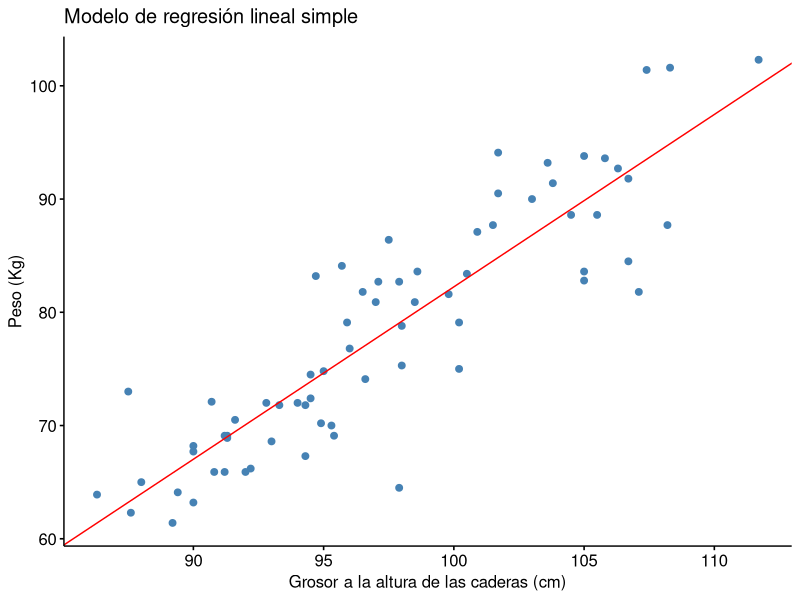

The R source for this figure: (Note: this script raises an error after producing the figure.)
## ---- chunk 1
# Cargo las librerías necesarias
if(!require(tidyr)) install.packages("tidyr")
if(!require(dplyr)) install.packages("dplyr")
if(!require(ggpubr)) install.packages("ggpubr")
if(!require(car)) install.packages("car")
if(!require(ggfortify)) install.packages("ggfortify")
## ---- chunk 2
# Leo los datos
datos <- read.csv2(file = "EP09 Datos.csv", stringsAsFactors = TRUE)
## ---- chunk 3
# Semilla a utilizar
set.seed(8935)

# Filtro los datos de hombres y selecciono 100 al azar
# Lo anterior debido a que la semilla es impar
datos_filtrados <- datos %>% filter(Gender == 1) %>% select(-Gender) %>% sample_n(100, replace = FALSE)

# Divido los datos en entrenamiento y prueba
datos_entrenamiento <- datos_filtrados[1:70, ]
datos_entrenamiento_rlm <- datos_entrenamiento
datos_prueba <- datos_filtrados[71:100, ]
## ---- chunk 4
# Seteo la semilla nuevamente
set.seed(8935)

# Ponemos en una tabla los datos de entrenamiento
variables <- colnames(datos_entrenamiento)

# Selecciono 8 variables al azar
predictores <- sample(variables, 8, replace = FALSE)

# Printeo los predictores seleccionados al azar
cat("Los predictores seleccionados al azar son:\n ")
cat (paste(predictores, collapse = "\n"))
## ---- chunk 5
datos_resto <- datos_entrenamiento %>% select(!all_of(predictores))

i_respuesta_resto <- which(colnames(datos_resto) == "Weight")

correlacion <- cor(datos_resto[-i_respuesta_resto], y = 
                     datos_resto[["Weight"]])

cat("Correlación con la variable respuesta:\n")
print(correlacion)

i_mejor <- which(correlacion == max(abs(correlacion)))
predictor <- rownames(correlacion)[i_mejor]

cat("Variable más correlacionada con la variable respuesta:", predictor, "\n")

## ---- chunk 6
# Filtro los datos para quedarme con las variables relevantes (Hip.Girth y Weight)
datos_entrenamiento <- datos_entrenamiento %>% select(Weight, Hip.Girth)

# Construyo el modelo
modelo <- lm(Weight ~ Hip.Girth, data = datos_entrenamiento)
print(summary(modelo))

# Graficar los datos y el modelo obtenido
g1 <- ggscatter(datos_entrenamiento, x = "Hip.Girth", y = "Weight", color = "steelblue", fill = "steelblue", ylab = "Peso (Kg)", xlab = "Grosor a la altura de las caderas (cm)", title = "Modelo de regresión lineal simple")

g1 <- g1 + geom_abline(intercept = coef(modelo)[1],
                       slope = coef(modelo)[2],
                       color = "red")

# Printeo el gráfico
print(g1)
## ---- chunk 7
# Desplegar gráficos de residuos
residualPlots(modelo, type = "rstandard",
              id = list(method = "r", n = 3, cex = 0.7, locaion = "lr"),
              col = "steelblue", pch = 20 , col.quad = "red")

# Verificar independencia de los residuos
db <- durbinWatsonTest(modelo)
cat("\nPruebda de independencia:\n")
print(db)

# Desplegar gráficos marginales
marginalModelPlots(modelo, sd = TRUE,
                   id = list(method = "r", n = 3, cex = 0.7, locaion = "lr"),
              col = "steelblue", pch = 20 , col.line = c("steelblue", "red"))

# Prueba de la varianza del error no constante
cat("\nPrueba de homoceasticidad:\n")
print(ncvTest(modelo))
## ---- chunk 8
# Desplegar gráficos de influencia
casos_influyentes <- influencePlot(modelo, id = list(cex = 0.7))
cat("\nCasos que podrían ser influyentes:\n")
print(casos_influyentes)
## ---- chunk 9
# Realizar validación cruzada

# Calcular el error cuadrático medio para el conjunto de entrenamiento
rmse_entrenamiento <- sqrt(mean(resid(modelo) ** 2))
cat("MSE para el conjunto de entrenamiento:", rmse_entrenamiento, "\n")

# Hacer predicciones para el conjunto de prueba 
predicciones_prueba <- predict(modelo, datos_prueba)

# Calcular el error cuadrático medio para el conjunto de prueba
error <- datos_prueba[["Weight"]] - predicciones_prueba
rmse_prueba <- sqrt(mean(error ** 2))
cat("MSE para el conjunto de prueba:", rmse_prueba, "\n")
#Calcular cambio de error
cat("Cambio de error:", rmse_prueba - rmse_entrenamiento, "\n")


## ---- chunk 10
datos_variables_seleccionadas <- data.frame(datos_entrenamiento_rlm[, c("Weight", predictores, "Hip.Girth")])


minimo <- lm(Weight ~ Hip.Girth, data = datos_variables_seleccionadas)
completo <- lm(Weight ~ ., data = datos_variables_seleccionadas)

# Realizar regresión escalonada con menor BIC, 
opt <- options(digits = 2, width = 54)
modelo_rlm <- step(minimo, scope = list(lower = minimo, upper = completo),
                   direction = "both", k = log(nrow(datos_variables_seleccionadas)),
                   test = "F", trace = 1)

options(digits = opt[[1]], width = opt[[2]])

# Mostrar los coeficientes del modelo obtenido
cat("\nModelo obtenido:\n")
print(modelo_rlm[["coefficients"]])


## ---- chunk 11
#modelo_rlm <- lm(Weight ~ Hip.Girth + Forearm.Girth + Navel.Girth + Biacromial.diameter + Knee.Girth, data = datos_entrenamiento_rlm)
print(summary(modelo_rlm))

## ---- chunk 12
# Desplegar gráficos de residuos
cat("\nPreubas de curvatura de residuos:\n")
residualPlots(modelo_rlm, type = "rstandard",
              id = list(method = "r", n = 3, cex = 0.7, locaion = "lr"),
              col = "steelblue", pch = 20 , col.quad = "red")

# Verificar independencia de los residuos
db <- durbinWatsonTest(modelo_rlm)
cat("\nPrueba de independencia:\n")
print(db)

# Linealidad de los predictores 
cat("\nPrueba de linealidad de los predictores:\n")

# Nombre de la variable respuesta
nombre_respuesta <- "Weight"

# Lista de predictores obtenidos de tu modelo
predictores_rlm <- c("Hip.Girth", "Forearm.Girth", "Navel.Girth", "Biacromial.diameter", "Knee.Girth")

# Reorganizar los datos en formato largo
datos_rlm_largo <- datos_entrenamiento_rlm |>
  select(all_of(c(nombre_respuesta, predictores_rlm))) |>
  pivot_longer(!all_of(nombre_respuesta), names_to = "predictores", values_to = "valores")

# Crear gráficos de dispersión con línea de regresión
library(ggpubr)
p_linealidad <- ggscatter(
  datos_rlm_largo, 
  x = "valores", 
  y = nombre_respuesta, 
  color = "predictores", 
  add = "reg.line"
) +
  facet_wrap(~ predictores, scales = "free_x")

# Mostrar el gráfico
print(p_linealidad)


# Desplegar gráficos marginales
marginalModelPlots(modelo_rlm, sd = TRUE,
                   id = list(method = "r", n = 3, cex = 0.7, locaion = "lr"),
              col = "steelblue", pch = 20 , col.line = c("steelblue", "red"))

# Prueba de la varianza del error no constante
cat("\nPrueba de homoceasticidad:\n")
print(ncvTest(modelo_rlm))



#independencia de los residuos 
cat("\nIndependencia de los residuos\n")
print(durbinWatsonTest(modelo_rlm))

#multicolinealidad
cat("\nFactores de inflación de la varianza:\n")
print(vif(modelo_rlm))
cat("\nEstadísticos de tolerancia:\n")
print(1 / vif(modelo_rlm))


# Desplegar gráficos de influencia
casos_influyentes <- influencePlot(modelo_rlm, id = list(cex = 0.7))
cat("\nCasos que podrían ser influyentes:\n")
print(casos_influyentes)

## ---- chunk 13
# Realizar validación cruzada

# Calcular el error cuadrático medio para el conjunto de entrenamiento

rmse_entrenamiento <- sqrt(mean(resid(modelo_rlm) ** 2))
cat("MSE para el conjunto de entrenamiento:", rmse_entrenamiento, "\n")

# Hacer predicciones para el conjunto de prueba
datos_prueba_rlm <- datos_prueba %>% select(Weight, Hip.Girth, Forearm.Girth, Navel.Girth, Biacromial.diameter, Knee.Girth)

predicciones_prueba_rlm <- predict(modelo_rlm, datos_prueba_rlm)

# Calcular el error cuadrático medio para el conjunto de prueba
error <- datos_prueba_rlm[["Weight"]] - predicciones_prueba_rlm
rmse_prueba <- sqrt(mean(error ** 2))
cat("MSE para el conjunto de prueba:", rmse_prueba, "\n")

#calcula el cambio de error
cat("Cambio de error:", rmse_prueba - rmse_entrenamiento, "\n")
